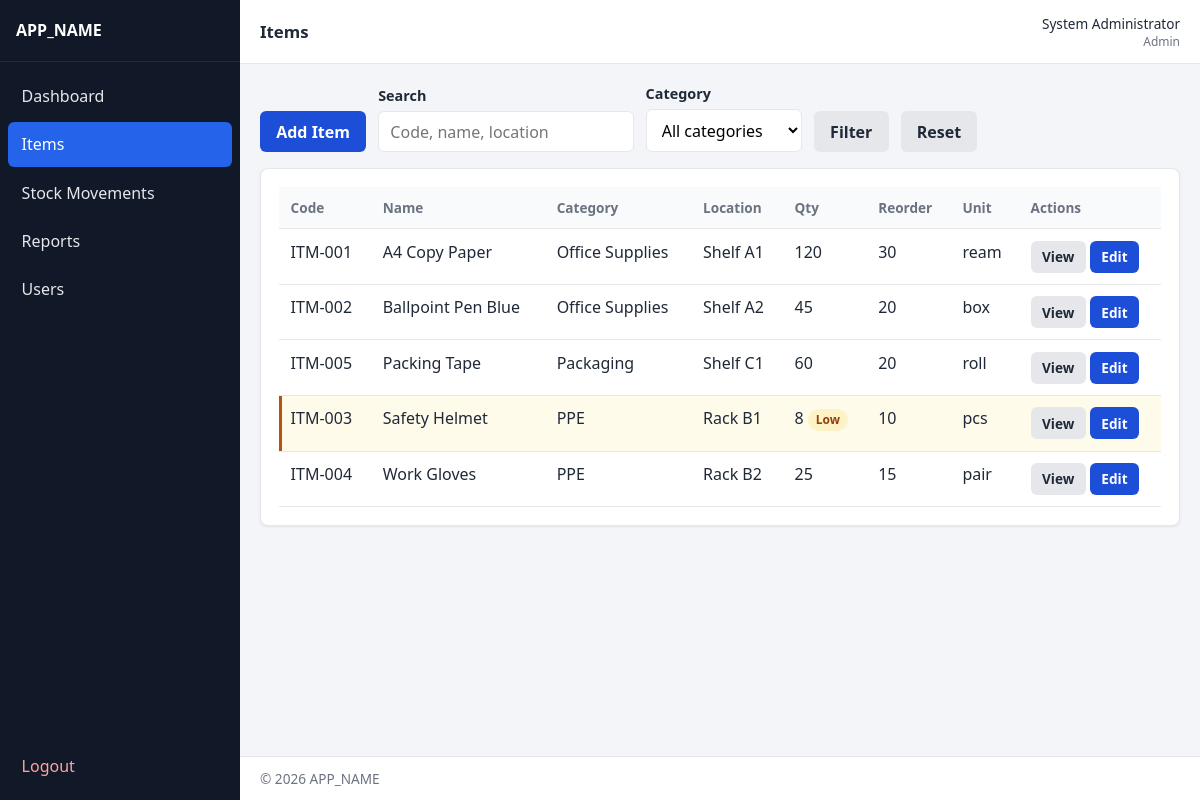
The page /admin/items.php (signed in) on the database its author committed.
### tables this page shows
CREATE TABLE items (
    id INT UNSIGNED AUTO_INCREMENT PRIMARY KEY,
    item_code VARCHAR(50) NOT NULL,
    item_name VARCHAR(150) NOT NULL,
    category VARCHAR(100) NOT NULL,
    location VARCHAR(100) NOT NULL,
    quantity INT NOT NULL DEFAULT 0,
    unit VARCHAR(30) NOT NULL,
    reorder_level INT NOT NULL DEFAULT 0,
    created_at TIMESTAMP NOT NULL DEFAULT CURRENT_TIMESTAMP,
    updated_at TIMESTAMP NOT NULL DEFAULT CURRENT_TIMESTAMP ON UPDATE CURRENT_TIMESTAMP,
    UNIQUE KEY uq_items_code (item_code),
    KEY idx_items_name (item_name),
    KEY idx_items_category (category),
    KEY idx_items_location (location),
    CONSTRAINT chk_items_quantity CHECK (quantity >= 0),
    CONSTRAINT chk_items_reorder CHECK (reorder_level >= 0)
);

### includes/functions.php (called while the page is built, shortened)
<?php
function e(?string $value): string
{
    return htmlspecialchars((string) $value, ENT_QUOTES | ENT_SUBSTITUTE, 'UTF-8');
}
function url(string $path = ''): string
{
    $base = rtrim(BASE_PATH, '/');
    $path = '/' . ltrim($path, '/');
    return ($base === '' ? '' : $base) . $path;
}
function trim_str(mixed $value): string
{
    return trim((string) ($value ?? ''));
}

### admin/items.php (the view, shortened to what this page needs)
<?php
$pdo = db();
    ?>
    <?php
$q = trim_str($_GET['q'] ?? '');
$page = positive_int($_GET['page'] ?? 1) ?? 1;
$perPage = 20;
$where = [];
$params = [];
$whereSql = $where ? ('WHERE ' . implode(' AND ', $where)) : '';
$countStmt = $pdo->prepare("SELECT COUNT(*) FROM items {$whereSql}");
$countStmt->execute($params);
$total = (int) $countStmt->fetchColumn();
$pager = paginate($total, $page, $perPage);
$listStmt = $pdo->prepare(
    "SELECT * FROM items {$whereSql}
     ORDER BY item_name ASC
     LIMIT :limit OFFSET :offset"
);
$listStmt->bindValue(':limit', $pager['per_page'], PDO::PARAM_INT);
$listStmt->bindValue(':offset', $pager['offset'], PDO::PARAM_INT);
$listStmt->execute();
$items = $listStmt->fetchAll();
require __DIR__ . '/../includes/header.php';
?>
<div class="toolbar">
    <a class="btn btn-primary" href="<?= e(url('admin/items.php?action=add')) ?>">Add Item</a>
    <form method="get" action="<?= e(url('admin/items.php')) ?>" class="toolbar" style="margin:0;flex:1;">
        <div class="form-group">
            <label for="q">Search</label>
            <input type="text" id="q" name="q" value="<?= e($q) ?>" placeholder="Code, name, location">
        </div>
        <div class="form-group">
            <label for="category">Category</label>
            <select id="category" name="category">
                <option value="">All categories</option>
            </select>
        </div>
        <button type="submit" class="btn btn-secondary">Filter</button>
        <a class="btn btn-secondary" href="<?= e(url('admin/items.php')) ?>">Reset</a>
    </form>
</div>
<div class="card">
    <?php if (!$items): ?>
        <div class="empty-state">No items found.</div>
    <?php else: ?>
        <div class="table-wrap">
            <table class="data-table">
                <thead>
                    <tr>
                        <th>Code</th>
                        <th>Name</th>
                        <th>Category</th>
                        <th>Location</th>
                        <th>Qty</th>
                        <th>Reorder</th>
                        <th>Unit</th>
                        <th>Actions</th>
                    </tr>
                </thead>
                <tbody>
                    <?php foreach ($items as $row): ?>
                        <?php $isLow = (int) $row['quantity'] <= (int) $row['reorder_level']; ?>
                        <tr class="<?= $isLow ? 'low-stock' : '' ?>">
                            <td><?= e($row['item_code']) ?></td>
                            <td><?= e($row['item_name']) ?></td>
                            <td><?= e($row['category']) ?></td>
                            <td><?= e($row['location']) ?></td>
                            <td>
                                <?= e((string) $row['quantity']) ?>
                                <?php if ($isLow): ?><span class="badge badge-low">Low</span><?php endif; ?>
                            </td>
                            <td><?= e((string) $row['reorder_level']) ?></td>
                            <td><?= e($row['unit']) ?></td>
                            <td>
                                <a class="btn btn-sm btn-secondary" href="<?= e(url('admin/items.php?action=view&id=' . $row['id'])) ?>">View</a>
                                <a class="btn btn-sm btn-primary" href="<?= e(url('admin/items.php?action=edit&id=' . $row['id'])) ?>">Edit</a>
                            </td>
                        </tr>
                    <?php endforeach; ?>
                </tbody>
            </table>
        </div>
    <?php endif; ?>
</div>
<?php require __DIR__ . '/../includes/footer.php'; ?>

### assets/css/style.css (style rules this page uses)
:root { --bg: #f3f5f8; --surface: #ffffff; --text: #1f2937; --muted: #6b7280; --border: #e5e7eb; --primary: #1d4ed8; --primary-dark: #1e40af; --danger: #b91c1c; --danger-bg: #fef2f2; --success: #047857; --success-bg: #ecfdf5; --warning: #b45309; --warning-bg: #fffbeb; --info-bg: #eff6ff; --sidebar: #111827; --sidebar-text: #e5e7eb; --sidebar-active: #2563eb; --shadow: 0 1px 3px rgba(0, 0, 0, 0.08); --radius: 8px; --font: "Segoe UI", Tahoma, Geneva, Verdana, sans-serif; }
*, *::before, *::after { box-sizing: border-box; }
html, body { margin: 0; padding: 0; font-family: var(--font); color: var(--text); background: var(--bg); min-height: 100%; }
a { color: var(--primary); text-decoration: none; }
.card { background: var(--surface); border: 1px solid var(--border); border-radius: var(--radius); padding: 1.1rem; box-shadow: var(--shadow); margin-bottom: 1rem; }
.toolbar { display: flex; flex-wrap: wrap; gap: 0.75rem; align-items: flex-end; margin-bottom: 1rem; }
.toolbar .form-group { margin: 0; min-width: 140px; }
.form-group { display: flex; flex-direction: column; gap: 0.35rem; }
.form-group label { font-size: 0.9rem; font-weight: 600; }
.form-group input, .form-group select, .form-group textarea { border: 1px solid var(--border); border-radius: 6px; padding: 0.55rem 0.7rem; font: inherit; background: #fff; }
.btn { display: inline-flex; align-items: center; justify-content: center; gap: 0.35rem; border: 1px solid transparent; border-radius: 6px; padding: 0.55rem 0.95rem; font: inherit; font-weight: 600; cursor: pointer; text-decoration: none; background: #e5e7eb; color: var(--text); }
.btn-primary { background: var(--primary); color: #fff; }
.btn-secondary { background: #e5e7eb; }
.btn-sm { padding: 0.35rem 0.65rem; font-size: 0.85rem; }
.table-wrap { width: 100%; overflow-x: auto; }
table.data-table { width: 100%; border-collapse: collapse; background: var(--surface); }
table.data-table th, table.data-table td { padding: 0.7rem 0.75rem; border-bottom: 1px solid var(--border); text-align: left; vertical-align: top; white-space: nowrap; }
table.data-table th { font-size: 0.85rem; color: var(--muted); background: #f9fafb; }
table.data-table tr.low-stock { background: var(--warning-bg); }
table.data-table tr.low-stock td:first-child { box-shadow: inset 3px 0 0 var(--warning); }
.badge { display: inline-block; padding: 0.15rem 0.5rem; border-radius: 999px; font-size: 0.75rem; font-weight: 700; }
.badge-low { background: #fef3c7; color: #92400e; }

### rows shown on the page
items: item_code "ITM-001", item_name "A4 Copy Paper", category "Office Supplies", location "Shelf A1", quantity "120", reorder_level "30", unit "ream"
items: item_code "ITM-002", item_name "Ballpoint Pen Blue", category "Office Supplies", location "Shelf A2", quantity "45", reorder_level "20", unit "box"
items: item_code "ITM-005", item_name "Packing Tape", category "Packaging", location "Shelf C1", quantity "60", reorder_level "20", unit "roll"
items: item_code "ITM-003", item_name "Safety Helmet", category "PPE", location "Rack B1", quantity "8", shows "Low", reorder_level "10", unit "pcs"
items: item_code "ITM-004", item_name "Work Gloves", category "PPE", location "Rack B2", quantity "25", reorder_level "15", unit "pair"

### other values the page prints
APP_NAME "APP_NAME"
$pageTitle "Items"
$user['full_name'] "System Administrator"
$user['role'] "Admin"
